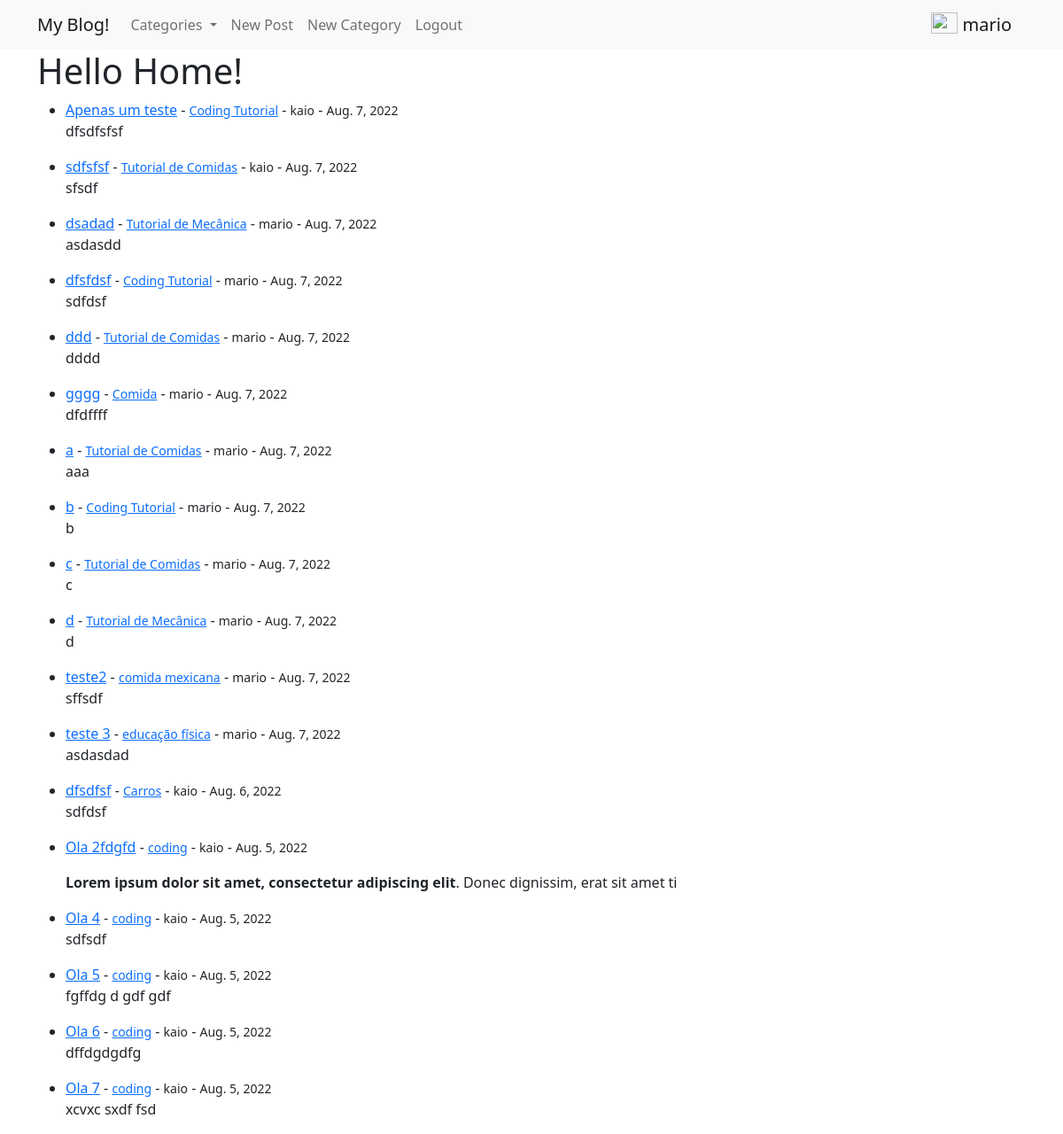
The page / (signed in) on the database as committed earlier.
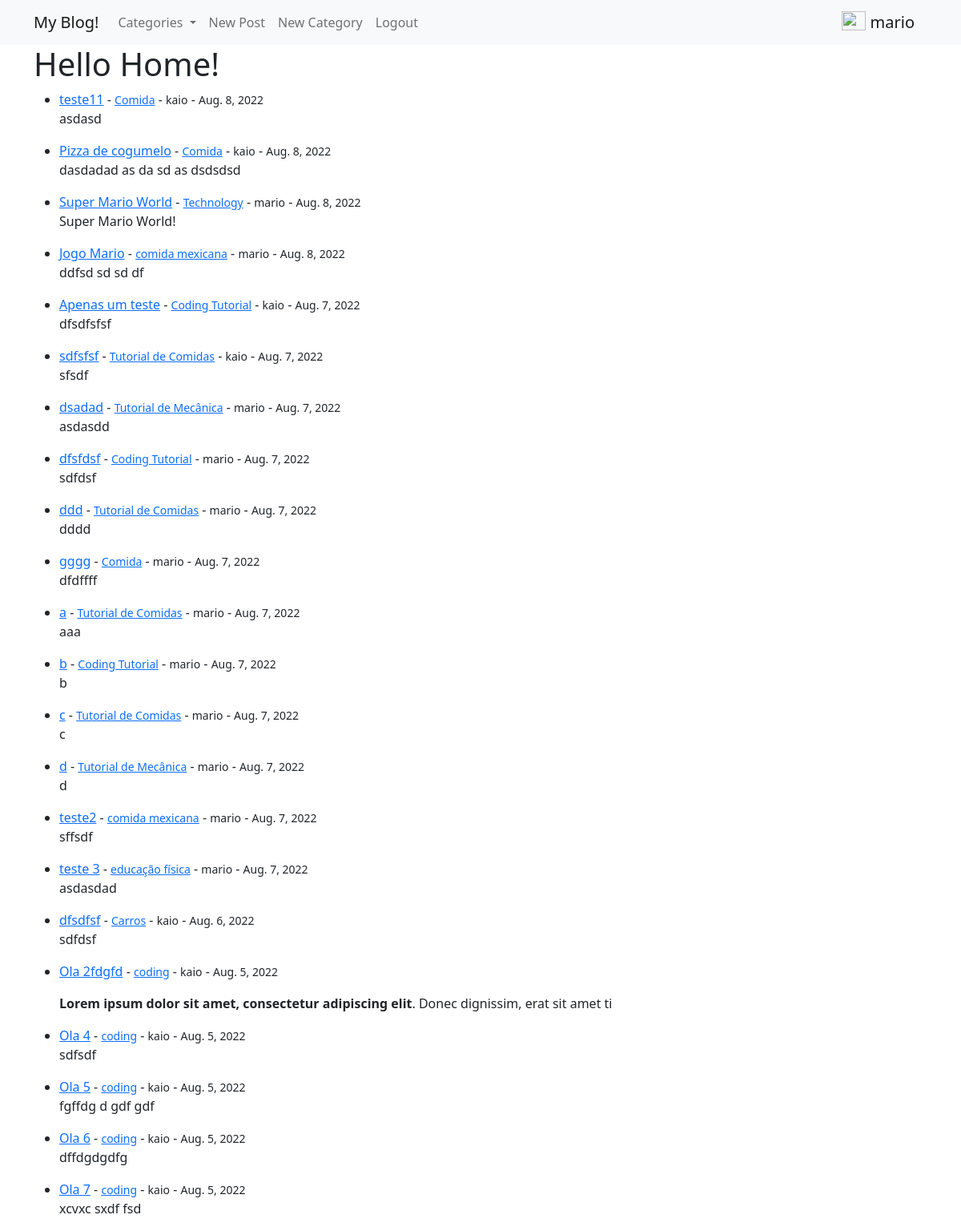
The same page on the database as committed later.
### theblog/models.py (models this page shows, shortened)
class Post(models.Model):
  title = models.CharField(max_length=255)
  title_tag = models.CharField(max_length=255, default="Blog Post")
  author = models.ForeignKey(User, on_delete=models.CASCADE, related_name='posts')
  body = RichTextField(blank=True, null=True)
  create = models.DateField(auto_now_add=True)
  category = models.CharField(max_length=255, default='coding')
  likes = models.ManyToManyField(User, related_name='blog_posts')

### theblog/views.py (the view)
# urls.py: path('', views.HomeView.as_view(), name='home'),
class HomeView(ListView):
  model = Post
  template_name = 'theblog/home.html'
  context_object_name = 'posts'
  ordering = ['-create']
  '''
  def get_context_data(self, *args, **kwargs):
    category_menu = Category.objects.all()
    context = super(HomeView, self).get_context_data(*args, **kwargs)
    context['category_menu'] = category_menu
    return context
  '''

### theblog/context_processors.py (called while the page is built)
def categories(request):
   categories = Category.objects.all()
   context = {'categories': categories}
   return context

### theblog/templates/theblog/home.html
{% extends 'base.html' %}
{% block content %}
<h1>Hello Home!</h1>
<ul>
  {% for post in posts %}
    <li>
      <a href="{% url 'detail_post' post.id %}">{{post.title}}</a>
      - <small><a href="{% url 'category' post.category %}">{{post.category}}</a></small>
      - <small>{{post.author}}</small>
      - <small>{{post.create}}</small>
    </li>
    <p>{{post.body|slice:":100"|safe}}</p>
  {% endfor %}
</ul>
{% endblock %}

### static/templates/base.html (shortened to what this page needs)
<!DOCTYPE html>
<html lang="en">
<head>
  <link href="https://cdn.jsdelivr.net/npm/bootstrap@5.2.0/dist/css/bootstrap.min.css" rel="stylesheet">
</head>
<body>
  {% include 'partials/_navbar.html' %}
  <div class="container">
    {% block content %}
    {% endblock %}
  </div>
</body>
</html>

### static/templates/partials/_navbar.html (shortened to what this page needs)
<nav class="navbar navbar-expand-lg bg-light">
  <div class="container">
    <a class="navbar-brand" href="{% url 'home' %}">My Blog!</a>
    <div class="collapse navbar-collapse" id="navbarSupportedContent">
      <ul class="navbar-nav me-auto mb-2 mb-lg-0">
        {% if categories %}
          <li class="nav-item dropdown">
            <a class="nav-link dropdown-toggle" href="#" role="button" data-bs-toggle="dropdown" aria-expanded="false">
              Categories
            </a>
          </li>
        {% endif %}
        {% if user.is_authenticated %}
          <li class="nav-item">
            <a class="nav-link" href="{% url 'new_post' %}">New Post</a>
          </li>
          <li class="nav-item">
            <a class="nav-link" href="{% url 'new_category' %}">New Category</a>
          </li>
          <li class="nav-item">
            <a class="nav-link" href="{% url 'logout' %}">Logout</a>
          </li>
        {% endif %}
      </ul>
    </div>
    {% if user.is_authenticated %}
      <a class="navbar-brand" href="#">
        <img src="/docs/5.2/assets/brand/bootstrap-logo.svg" alt="" width="30" height="24" class="d-inline-block align-text-top">
        {{user.username}}
      </a>
    {% endif %}
  </div>
</nav>

Rows that differ between the two databases and show on the page:
added Post: title "teste11", category "Comida", author "kaio", create "Aug. 8, 2022", body "asdasd"
added Post: title "Pizza de cogumelo", category "Comida", author "kaio", create "Aug. 8, 2022", body "dasdadad as da sd as dsdsdsd"
added Post: title "Super Mario World", category "Technology", author "mario", create "Aug. 8, 2022", body "Super Mario World!"
added Post: title "Jogo Mario", category "comida mexicana", author "mario", create "Aug. 8, 2022", body "ddfsd sd sd df"
